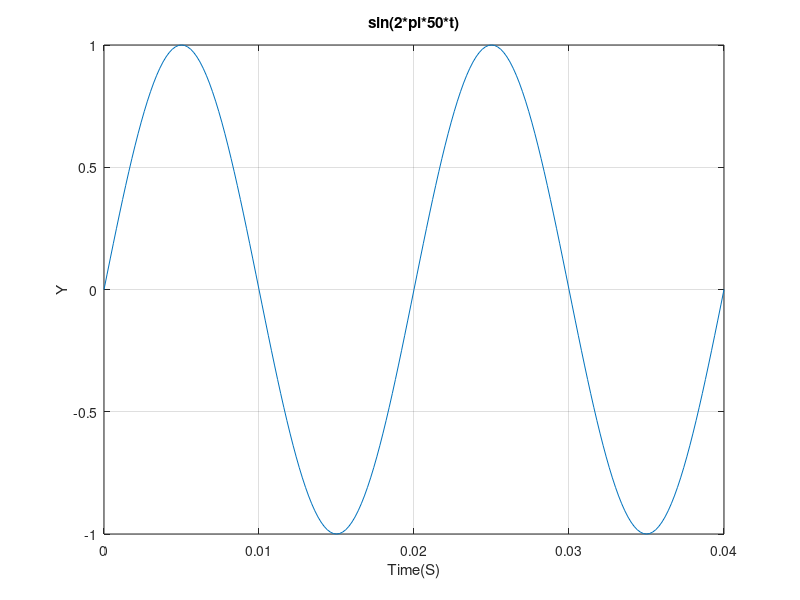

This figure's MATLAB source:
t = 0: 0.0002: 0.04;
y = sin(2*pi*50*t);
plot(t,y);
grid;
xlabel('Time(S)');
ylabel('Y');
title('sin(2*pi*50*t)');
